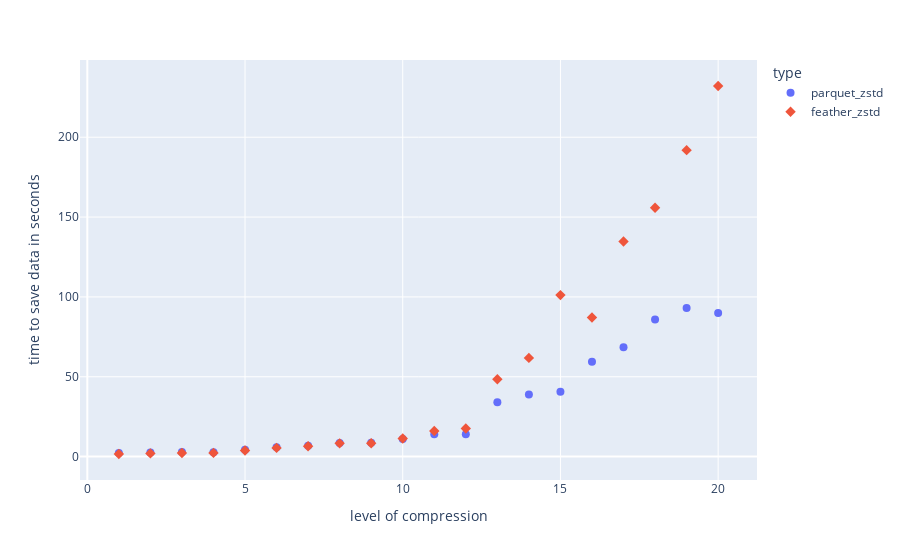

Notebook code for this chart:
### Code cell
fig = px.scatter(feather_df, x="compression_level", y="save_time", color='type', hover_data=['comp_ratio', "read_time"],
                 symbol="type",
                 labels={"save_time": "time to save data in seconds",
                     "compression_level": "level of compression"})
fig.update_traces(marker_size=8)
fig.show()
fig.write_image("./plots/pandas_ff_scatter_save_time_feather.svg")

### Figure 1 — Plotly figure (JSON) as saved in the notebook; plotly's stock layout.template omitted (floating-point values rounded to 4 significant figures)
{"data": [{"customdata": [[2.838, 1.06], [2.998, 1.04], [3.098, 1.03], [3.126, 1.01], [3.197, 1.02], [3.265, 1], [3.295, 0.99], [3.321, 0.97], [3.327, 0.97], [3.347, 0.94], [3.358, 0.94], [3.358, 0.94], [3.382, 0.95], [3.391, 0.94], [3.392, 0.96], [3.489, 0.96], [3.501, 0.98], [3.52, 1], [3.523, 0.99], [3.523, 0.98]], "hovertemplate": "type=parquet_zstd<br>level of compression=%{x}<br>time to save data in seconds=%{y}<br>comp_ratio=%{customdata[0]}<br>read_time=%{customdata[1]}<extra></extra>", "legendgroup": "parquet_zstd", "marker": {"color": "#636efa", "size": 8, "symbol": "circle"}, "mode": "markers", "name": "parquet_zstd", "orientation": "v", "showlegend": true, "type": "scatter", "x": [1, 2, 3, 4, 5, 6, 7, 8, 9, 10, 11, 12, 13, 14, 15, 16, 17, 18, 19, 20], "xaxis": "x", "y": [2.31, 2.56, 2.83, 2.8, 4.28, 5.91, 6.74, 8.51, 8.6, 11.04, 13.96, 13.93, 34.09, 38.86, 40.65, 59.32, 68.43, 85.79, 93.07, 89.85], "yaxis": "y"}, {"customdata": [[2.866, 0.79], [3.035, 0.86], [3.154, 0.87], [3.201, 0.87], [3.275, 0.87], [3.348, 0.84], [3.404, 0.82], [3.444, 0.8], [3.502, 0.81], [3.551, 0.79], [3.58, 0.79], [3.588, 0.78], [3.624, 0.78], [3.672, 0.77], [3.712, 0.76], [3.778, 0.77], [3.877, 0.79], [3.92, 0.8], [3.944, 0.77], [4.124, 0.76]], "hovertemplate": "type=feather_zstd<br>level of compression=%{x}<br>time to save data in seconds=%{y}<br>comp_ratio=%{customdata[0]}<br>read_time=%{customdata[1]}<extra></extra>", "legendgroup": "feather_zstd", "marker": {"color": "#EF553B", "size": 8, "symbol": "diamond"}, "mode": "markers", "name": "feather_zstd", "orientation": "v", "showlegend": true, "type": "scatter", "x": [1, 2, 3, 4, 5, 6, 7, 8, 9, 10, 11, 12, 13, 14, 15, 16, 17, 18, 19, 20], "xaxis": "x", "y": [1.63, 2.02, 2.22, 2.32, 3.86, 5.46, 6.48, 8.3, 8.39, 11.37, 16.07, 17.58, 48.42, 61.8, 101.1, 87.12, 134.7, 155.8, 191.9, 232.1], "yaxis": "y"}], "layout": {"legend": {"title": {"text": "type"}, "tracegroupgap": 0}, "margin": {"t": 60}, "xaxis": {"anchor": "y", "domain": [0, 1], "title": {"text": "level of compression"}}, "yaxis": {"anchor": "x", "domain": [0, 1], "title": {"text": "time to save data in seconds"}}}}
